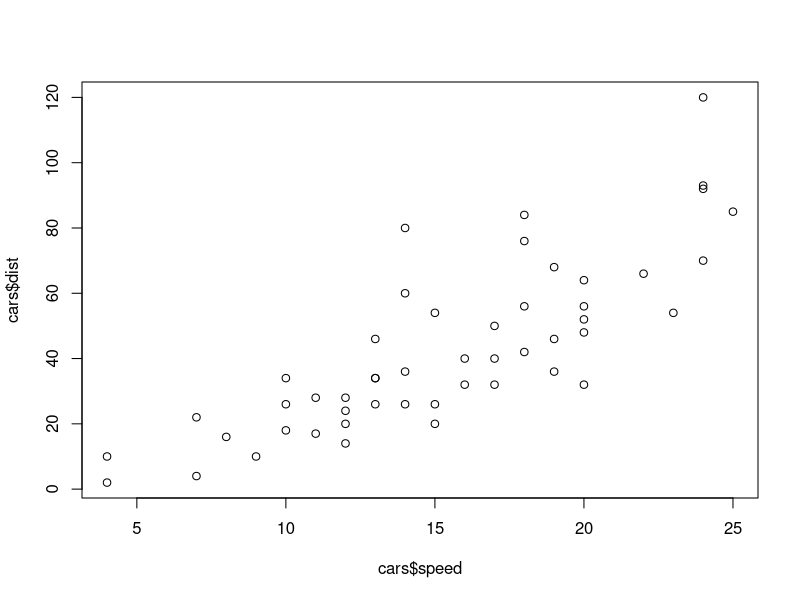

Write R code to recreate this figure.



## -----------------------------------------------------------------------------
## Arithmetic with R


12 + 22    # addition

22 - 10    # subtraction

3 * 3    # multiplication

15 / 5    # division

2 ^ 3    # exponentiation

5 %% 2    # modulus

5 %/% 2    # integer division


## Your turn ------------------------------

## Type 2^5 in the editor to calculate 2 to the power 5.


## Type 28 %% 6 to calculate 28 modulo 6.


## -----------------------------------------------------------------------------
## Comments

## Note how the symbol '#' is used to add comment on the R code

## print("this is the first comment line")
print("this is the second comment line")


## -----------------------------------------------------------------------------
## Variable Assignment

## A basic concept in (statistical) programming is called a 'variable'.

## A variable allows you to store a value (e.g. 4) in R

## Examples:
celsius <- 24
fahrenheit <- (celsius * 9 / 5) + 32
print(fahrenheit)


## Your turn ------------------------------

## Assign the value 42 to x


## Print out the value of the variable x


## Assign the value 5 to the variable 'my_apples'


## Print out the value of the variable 'my_apples'


## Assign to 'my_oranges' the value 6.


## Add the variables 'my_apples' and 'my_oranges' and have R simply print the
## result.


## Assign the result of adding 'my_apples' and 'my_oranges' to a new variable
## 'my_fruit'.



## -----------------------------------------------------------------------------
## Functions


## Built-in functions

abs(-145)    # absolute value

sqrt(9)    # square root

sum(c(1, 3, 5, 7, 9))    # sum of all values

lm(dist ~ speed, data = cars)    # fit linear models

plot(cars$speed, cars$dist)    # generate X-Y plot

## User-written functions

say_hello <- function(to) {
    paste0("Hello ", to, ". Nice to meet you!")
}

say_hello(to = "An Chu")


## Your turn ------------------------------

## Write your own function to convert Fahrenheit to Celsius degree.

to_celcius <- function(x) {
    ## your code goes here

}

## Expected output:
## to_celcius(x = 50)
## R> [1] "50 Fahrenheit is equal to 10 Celcius"


## -----------------------------------------------------------------------------
## Packages


## syntax:

## install.packages(pkgs = "name_of_package(s)")

install.packages("dplyr")
install.packages(c("tidyr", "ggplot2"))

## update packages
update.packages()

## Load package into R workspace
library(dplyr)

## Your turn ------------------------------

## Make sure you have the following packages installed on your laptop

## readr, tidyr, dplyr, stringr, ggplot2, knitr, rmarkdown
